Frame 1 (no input): blank canvas, image omitted
Frame 60 (no input): blank canvas, image omitted
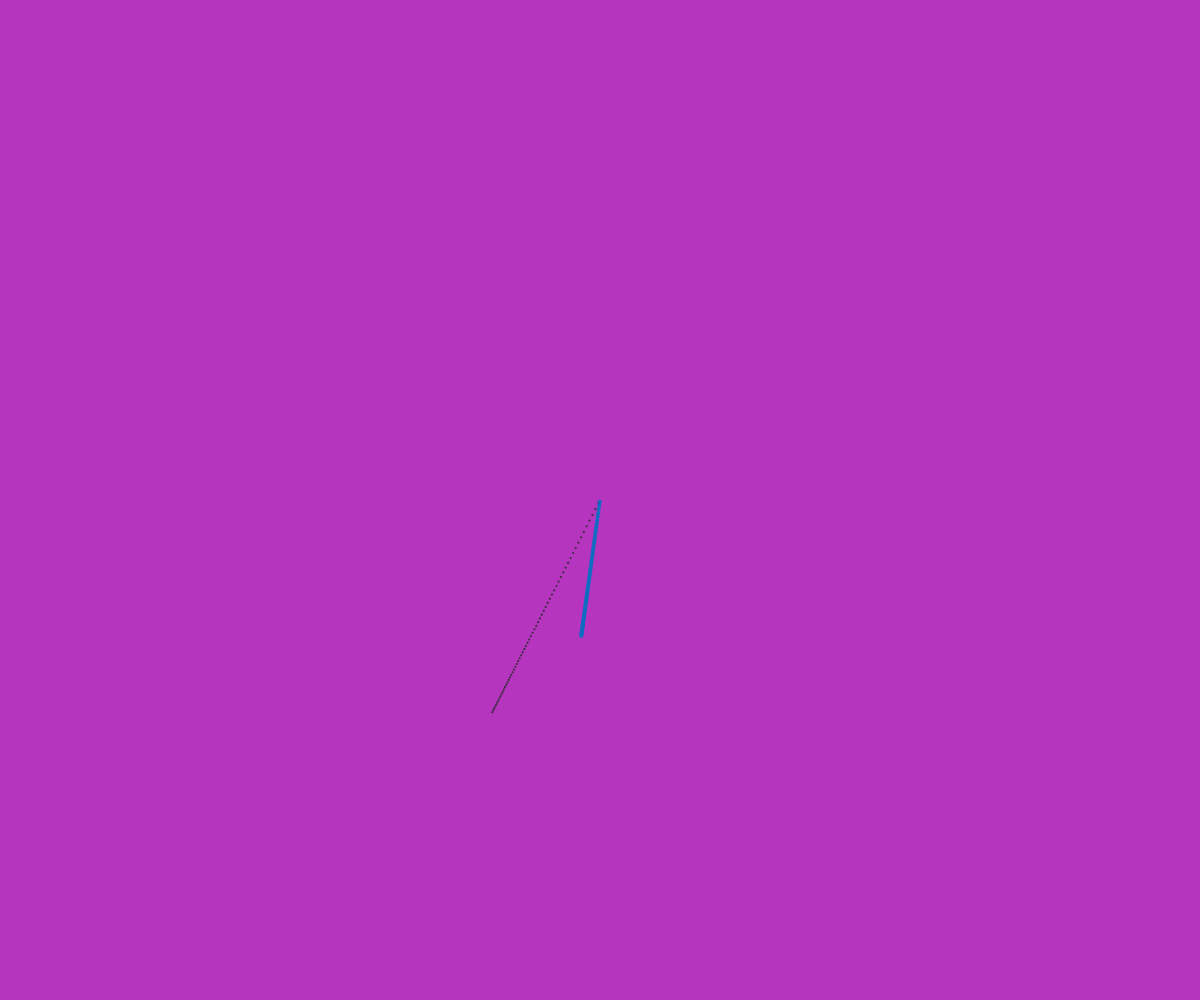
Frame 120 (the mouse pressed at the canvas centre since frame 60)

The p5.js sketch whose frames 1 and 60 were blank and that drew this single picture after the mouse press (run headless with seeded random() and noise() and a simulated clock; from frame 60 on, the mouse is pressed at the canvas centre):

// p5.js sketch
// ── sketch.js
let particles = [];

        function setup() {
            createCanvas(windowWidth, windowHeight);
            for (let i = 0; i < 0; i++) {
                particles.push(new Particle());
            }
        }

        function draw() {
         
      

            for (let particle of particles) {
                particle.update();
                particle.display();
            }
        }

        function mousePressed() {
           background(random(255), random(255), random(255));
            // Add a burst of particles on mouse click
            for (let i = 0; i < 2; i++) {
                particles.push(new Particle(mouseX, mouseY));
            }
        }
  function touchStarted() {
            // The touches array contains information about all current touch points
            for (let i = 0; i < touches.length; i++) {
                let touchX = touches[i].x;
                let touchY = touches[i].y;
                handleInput(touchX, touchY);
            }
            // Prevent default to avoid scrolling/zooming on touch devices
            return false;
        }

        function handleInput(inputX, inputY) {
            background(random(255), random(255), random(255));
            for (let i = 0; i < 2; i++) {
                particles.push(new Particle(inputX, inputY));
            }
        }
        class Particle {
            constructor(x = random(width), y = random(height)) {
                this.position = createVector(x, y);
                this.velocity = createVector(random(-5, 5), random(-5, 5));
                this.size = random(1, 5);
                this.color = color(random(255), random(255), random(255),255);
            }

            update() {
                this.position.add(this.velocity);

                if (this.position.x < 0 || this.position.x > width) {
                    this.velocity.x *= -1;
                }

                if (this.position.y < 0 || this.position.y > height) {
                    this.velocity.y *= -1;
                }
            }

            display() {
                noStroke();
                fill(this.color);
                ellipse(this.position.x, this.position.y, this.size, this.size)
              this.position.add(this.velocity);
              this.velocity.mult(0.98);
              if (this.position.y > height - this.size / 2) {
            this.velocity.y *= -0.8; // Bounce with reduced energy loss
            this.position.y = height - this.size / 2; // Prevent particles from sinking into the ground
        }
               // Simulate bouncing off the walls
        if (this.position.x < this.size / 2 || this.position.x > width - this.size / 2) {
            this.velocity.x *= -1;
        }
              

             
            }
        }
